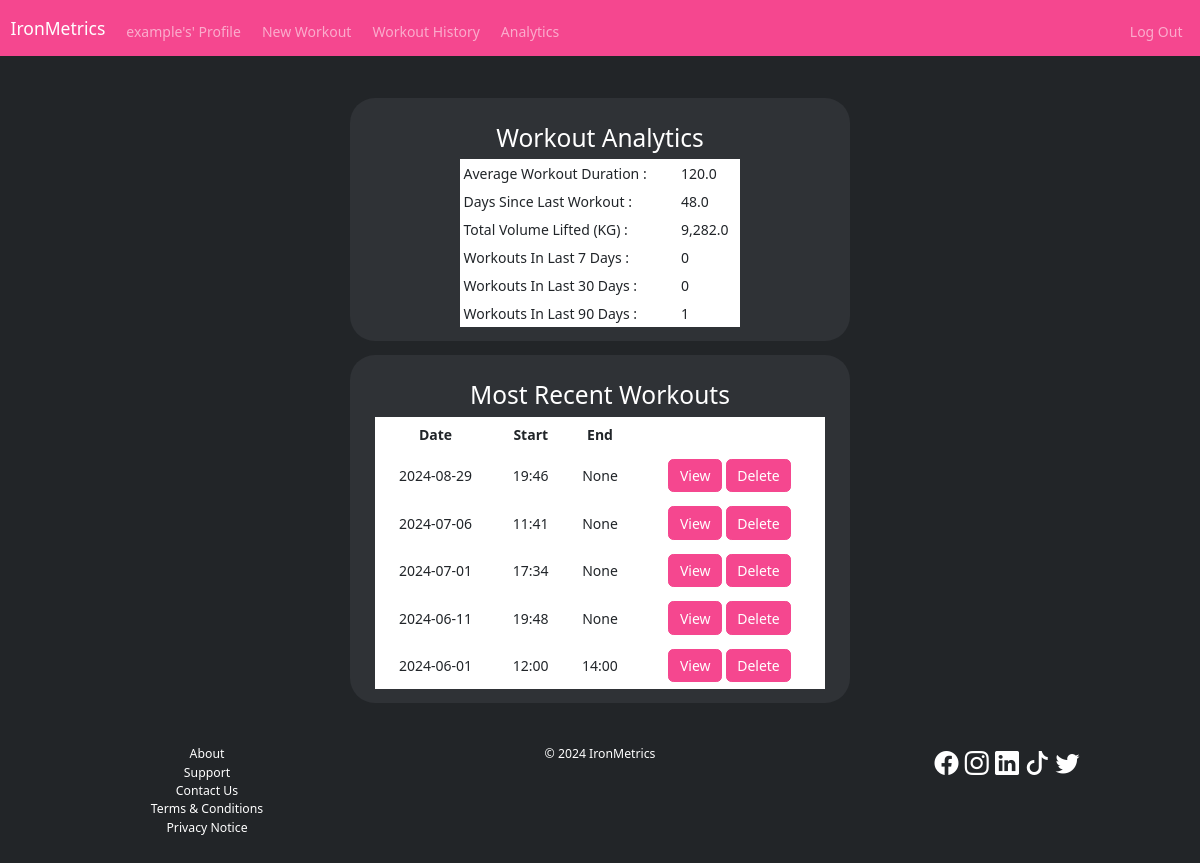
Screenshot of / (signed in) with the database file from the repository.
### tables this page shows
CREATE TABLE workout (
	id INTEGER PRIMARY KEY AUTOINCREMENT NOT NULL,
	user_id INTEGER NOT NULL,
	date TEXT NOT NULL,
	start_time TEXT,
	end_time TEXT,
	name TEXT,
	note TEXT,
	FOREIGN KEY (user_id) REFERENCES user (id)
	ON UPDATE CASCADE
	ON DELETE CASCADE
);

### app.py (the view)
@app.route("/", methods=["GET", "POST"])
@login_required
def index():
    user_id = session.get("user_id", None)
    workout_history = db.execute("SELECT * FROM workout WHERE user_id = ? ORDER BY date DESC, start_time DESC LIMIT 5;", user_id)
    avg_workout_duration_min = db.execute("""
                                            WITH durations AS (
                                            SELECT date, time(end_time, "-"||strftime('%H', start_time)||" hours", "-"||strftime('%M', start_time)||" minutes") workout_duration
                                            FROM workout
                                            WHERE user_id = ?
                                            AND end_time IS NOT NULL
                                            AND start_time IS NOT NULL)

                                            SELECT AVG((strftime('%H', workout_duration)*60)+strftime('%M', workout_duration)) avg_workout_duration_min FROM durations;
                                            """, user_id)[0]["avg_workout_duration_min"]
    try:
        days_since_last_workout = db.execute("""
                                                SELECT (JULIANDAY(date('now'))-JULIANDAY(date)) AS days_since_last_workout
                                                FROM workout WHERE user_id = ? ORDER BY date DESC LIMIT 1;
                                                """, user_id)[0]["days_since_last_workout"]
    except:
        days_since_last_workout = 0
    workouts_last_7_days = db.execute("""
                                            SELECT COUNT(*) AS workouts_last_7_days
                                            FROM workout WHERE user_id = ? AND date > DATE(JULIANDAY('now')-7);
                                        """, user_id)[0]["workouts_last_7_days"]
    workouts_last_30_days = db.execute("""
                                            SELECT COUNT(*) AS workouts_last_30_days
                                            FROM workout WHERE user_id = ? AND date > DATE(JULIANDAY('now')-30);
                                        """, user_id)[0]["workouts_last_30_days"]
    workouts_last_90_days = db.execute("""
                                            SELECT COUNT(*) AS workouts_last_90_days
                                            FROM workout WHERE user_id = ? AND date > DATE(JULIANDAY('now')-90);
                                        """, user_id)[0]["workouts_last_90_days"]
    total_volume_lifted = db.execute("""
                                        SELECT SUM(reps*weight_kg) AS total_volume_lifted
                                        FROM workout a
                                        JOIN workout_set b ON a.id=b.workout_id
                                        JOIN exercise c ON b.exercise_id=c.id
                                        WHERE a.user_id = ?;
                                    """, user_id)[0]["total_volume_lifted"]
    dashboard = dict()
    dashboard["avg_workout_duration_min"] = avg_workout_duration_min
    dashboard["days_since_last_workout"] = days_since_last_workout
    dashboard["workouts_last_7_days"] = workouts_last_7_days
    dashboard["workouts_last_30_days"] = workouts_last_30_days
    dashboard["workouts_last_90_days"] = workouts_last_90_days
    try:
        dashboard["total_volume_lifted"] = "{:,}".format(total_volume_lifted)
    except:
        dashboard["total_volume_lifted"] = 0
    if request.method == "POST":
        if "edit-workout-id" in request.form:
            workout_id = request.form.get("edit-workout-id", None)
            session["workout_id"] = workout_id
            return redirect(url_for("editworkout"))
    return render_template("index.html", workout_history=workout_history, dashboard=dashboard)

### app.py (called while the page is built)
@app.after_request
def after_request(response):
    response.headers["Cache-Control"] = "no-cache, no-store, must-revalidate"
    response.headers["Expires"] = 0
    response.headers["Pragma"] = "no-cache"
    return response

### helpers.py (called while the page is built)
def login_required(f):
    @wraps(f)
    def decorated_function(*args, **kwargs):
        if session.get("user_id") is None:
            return redirect(url_for("login"))
        return f(*args, **kwargs)
    return decorated_function

### templates/index.html (shortened to what this page needs)
{% extends "base.html" %}
{% block head %}
    <link rel="stylesheet" href="static/index.css">
{% endblock %}
{% block main %}
<div class="container text-center mb-3 analytics-wrapper">
    <div class="analytics-table-wrapper secondary-color-background">
        <h3>Workout Analytics</h3>
        <table class="table table-sm text-white analytics-table">
            <tbody>
                <tr>
                    <td>
                        Average Workout Duration
                    </td>
                    <td>
                        {{ dashboard.avg_workout_duration_min }}
                    </td>
                </tr>
                <tr>
                    <td>
                        Days Since Last Workout
                    </td>
                    <td>
                        {{ dashboard.days_since_last_workout }}
                    </td>
                </tr>
                <tr>
                    <td>
                        Total Volume Lifted (KG)
                    </td>
                    <td>
                        {{ dashboard.total_volume_lifted }}
                    </td>
                </tr>
                <tr>
                    <td>
                        Workouts In Last 7 Days
                    </td>
                    <td>
                        {{ dashboard.workouts_last_7_days }}
                    </td>
                </tr>
                <tr>
                    <td>
                        Workouts In Last 30 Days
                    </td>
                    <td>
                        {{ dashboard.workouts_last_30_days }}
                    </td>
                </tr>
                <tr>
                    <td>
                        Workouts In Last 90 Days
                    </td>
                    <td>
                        {{ dashboard.workouts_last_90_days }}
                    </td>
                </tr>
            </tbody>
        </table>
    </div>
</div>
<div class="container recent-workouts-wrapper">
    <div class="recent-workouts-table-wrapper secondary-color-background">
        <h3>Most Recent Workouts</h3>
        {% if workout_history %}
            <table class="table text-white recent-workouts-table">
                <thead>
                    <tr>
                        <th>Date</th>
                        <th>Start</th>
                        <th>End</th>
                        <th></th>
                    </tr>
                </thead>
                <tbody>
                    {% for workout in workout_history %}
                        <tr>
                            <td>{{ workout.date }}</td>
                            <td>{{ workout.start_time }}</td>
                            <td>{{ workout.end_time }}</td>
                            <td>
                                <form action="/" method="post" style="display: inline;" id="edit-workout{{ workout.id }}">
                                    <button type="submit" form="edit-workout{{ workout.id }}" class="btn btn-tertiary-color">View</button>
                                </form>
                                <form action="/deleteworkout" method="post" id="delete-workout{{ workout.id }}" onsubmit="return confirm('Irreversibly delete workout?')" style="display: inline;">
                                    <button type="submit" form="delete-workout{{ workout.id }}" class="btn btn-tertiary-color">Delete</button>
                                </form>
                            </td>
                        </tr>
                    {% endfor %}
                </tbody>
            </table>
        {% else %}
            <p>No workouts found.</p>
        {% endif %}
    </div>
</div>
{% endblock %}

### static/style.css (style rules this page uses)
:root { --primary-color:#222528; --secondary-color: #2f3236; --tertiary-color:#f5478f; --text-color: #FFFFFF; --text-color-hover: #D3D3D3; font-size: 14px; }
body { background: var(--primary-color); color: var(--text-color); }
.secondary-color-background { border-radius: 25px; background-color: var(--secondary-color) }
.btn-tertiary-color { --test1: #cf3f7b; --test2: #f5478f; --bs-btn-color: #fff; --bs-btn-bg: var(--tertiary-color); --bs-btn-border-color: var(--tertiary-color); --bs-btn-hover-color: #fff; --bs-btn-hover-bg: #cf3f7b; --bs-btn-hover-border-color: #c03870; --bs-btn-focus-shadow-rgb: 60, 153, 110; --bs-btn-active-color: #fff; --bs-btn-active-bg: #c03870; --bs-btn-active-border-color: #a83464; --bs-btn-active-shadow: inset 0 3px 5px rgba(0, 0, 0, 0.125); --bs-btn-disabled-color: #fff; --bs-btn-disabled-bg: var(--tertiary-color); --bs-btn-disabled-border-color: var(--tertiary-color); }

### static/index.css (style rules this page uses)
tr * { border-style: none; }
.analytics-wrapper { display: flex; flex-direction: column; align-items: center; }
.analytics-table-wrapper { display: flex; flex-direction: column; justify-content: center; align-items: center; width: 500px; }
.analytics-table { max-width: 280px; }
.analytics-table tr td:nth-child(1) { text-align: left; }
.analytics-table tr td:nth-child(1):after { content: ":" }
.analytics-table tr td:nth-child(2) { text-align: left; }
.recent-workouts-wrapper { display: flex; flex-direction: column; align-items: center; }
.recent-workouts-table-wrapper { display: flex; flex-direction: column; justify-content: center; align-items: center; width: 500px; }
.recent-workouts-table { max-width: 450px; }
.recent-workouts-table tr td:nth-child(1), .recent-workouts-table tr td:nth-child(2), .recent-workouts-table tr td:nth-child(3) { vertical-align: middle; }
h3 { margin-top: 25px; }
table { margin-bottom: 25px; }

### rows the page displays
workout: date "2024-08-29", start_time "19:46", end_time "None"
workout: date "2024-07-06", start_time "11:41", end_time "None"
workout: date "2024-07-01", start_time "17:34", end_time "None"
workout: date "2024-06-11", start_time "19:48", end_time "None"
workout: date "2024-06-01", start_time "12:00", end_time "14:00"

### other values shown
{{ session["user_name"] }} "example"
{{ dashboard.avg_workout_duration_min }} "120.0"
{{ dashboard.days_since_last_workout }} "48.0"
{{ dashboard.total_volume_lifted }} "9,282.0"
{{ dashboard.workouts_last_7_days }} "0"
{{ dashboard.workouts_last_30_days }} "0"
{{ dashboard.workouts_last_90_days }} "1"
